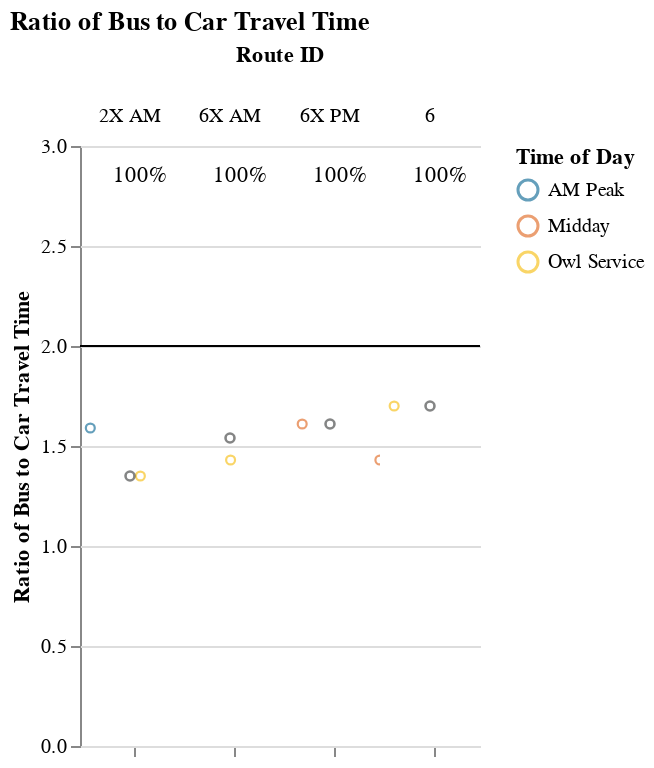
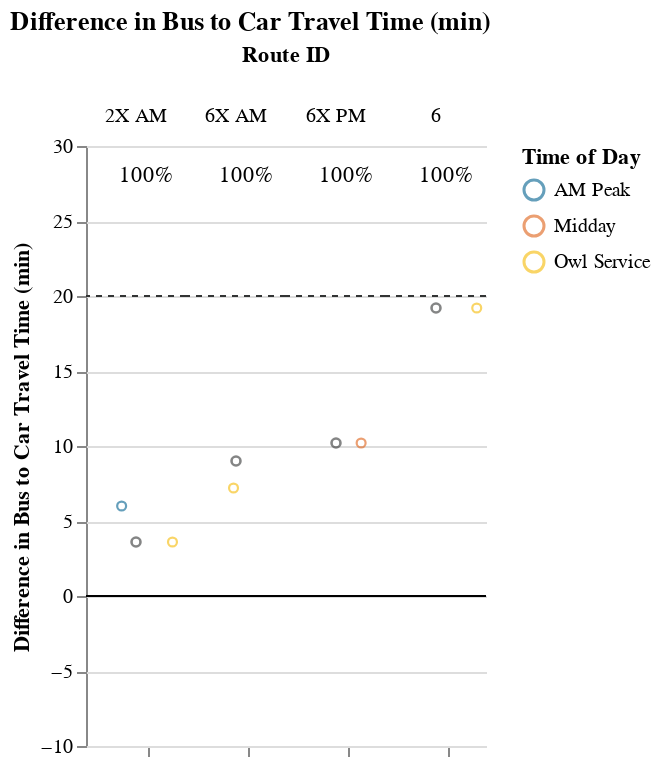

The code cell stored with these charts, in order, in its notebook:
### Markdown cell above
## Viable Competitive Routes
### Short Routes (< 1 hr)

### Code cell
route_group = "short"
display_charts_for_route_group(df, route_group)

### Figure 1 — Vega-Lite specification as saved in the notebook (floating-point values rounded to 4 significant figures)
{"config": {"view": {"continuousWidth": 400, "continuousHeight": 300, "stroke": null}, "facet": {"spacing": 0}}, "data": {"name": "data-20b8a0601e0546440e276a7d66c70933"}, "facet": {"column": {"field": "route_id2", "sort": ["2X AM", "6X AM", "6X PM", "6"], "title": "Route ID", "type": "nominal"}}, "spec": {"layer": [{"mark": "rule", "encoding": {"color": {"value": "black"}, "y": {"field": "cutoff", "type": "quantitative"}}, "selection": {"selector001": {"type": "interval", "bind": "scales", "encodings": ["x", "y"]}}}, {"mark": {"type": "point", "opacity": 0.65, "size": 20, "strokeWidth": 1.1}, "encoding": {"color": {"field": "time_of_day", "scale": {"range": ["#136C97", "#E16B26", "#F6BF16", "#00896B", "#7790A3", "#5B559C"]}, "sort": ["AM Peak", "Midday", "PM Peak", "Owl Service"], "title": "Time of Day", "type": "nominal"}, "tooltip": [{"field": "route_id2", "title": "route_id", "type": "nominal"}, {"field": "route_name", "type": "nominal"}, {"field": "trip_id", "type": "nominal"}, {"field": "service_hours", "type": "quantitative"}, {"field": "car_duration_hours", "type": "quantitative"}, {"field": "bus_multiplier", "type": "quantitative"}, {"field": "bus_difference", "type": "quantitative"}, {"field": "num_trips", "type": "quantitative"}, {"field": "num_competitive", "type": "quantitative"}, {"field": "pct_trips_competitive", "type": "quantitative"}, {"field": "pct_below_cutoff", "type": "quantitative"}, {"field": "p25", "type": "quantitative"}, {"field": "p50", "type": "quantitative"}, {"field": "p75", "type": "quantitative"}], "x": {"axis": {"grid": false, "labels": false, "ticks": true, "values": [0]}, "field": "jitter", "scale": {}, "title": null, "type": "quantitative"}, "y": {"field": "bus_multiplier", "scale": {"domain": [0, 3.0]}, "title": "Ratio of Bus to Car Travel Time", "type": "quantitative"}}, "transform": [{"calculate": "sqrt(-2*log(random()))*cos(2*PI*random())", "as": "jitter"}], "width": 50}, {"layer": [{"mark": {"type": "point", "opacity": 0.6, "size": 20, "strokeWidth": 1.3}, "encoding": {"color": {"value": "#323434"}, "y": {"field": "bus_multiplier", "type": "quantitative"}}, "transform": [{"filter": "(datum.p50_trip === 1)"}]}, {"mark": {"type": "text", "align": "center", "baseline": "middle"}, "encoding": {"color": {"value": "black"}, "text": {"field": "pct_trips_competitive", "format": ".0%", "type": "quantitative"}, "tooltip": [{"field": "route_id2", "title": "route_id", "type": "nominal"}, {"field": "route_name", "type": "nominal"}, {"field": "trip_id", "type": "nominal"}, {"field": "service_hours", "type": "quantitative"}, {"field": "car_duration_hours", "type": "quantitative"}, {"field": "bus_multiplier", "type": "quantitative"}, {"field": "bus_difference", "type": "quantitative"}, {"field": "num_trips", "type": "quantitative"}, {"field": "num_competitive", "type": "quantitative"}, {"field": "pct_trips_competitive", "type": "quantitative"}, {"field": "pct_below_cutoff", "type": "quantitative"}, {"field": "p25", "type": "quantitative"}, {"field": "p50", "type": "quantitative"}, {"field": "p75", "type": "quantitative"}], "x": {"value": 30}, "y": {"value": 15}}, "transform": [{"calculate": "sqrt(-2*log(random()))*cos(2*PI*random())", "as": "jitter"}, {"filter": "(datum.fastest_trip === 1)"}]}]}]}, "resolve": {"scale": {"y": "shared"}}, "title": "Ratio of Bus to Car Travel Time", "$schema": "https://vega.github.io/schema/vega-lite/v4.17.0.json", "datasets": {"data-20b8a0601e0546440e276a7d66c70933": [{"calitp_itp_id": 168, "trip_key": 2199239617006018366, "trip_id": "5016351", "shape_id": "45 171689", "route_id": "45", "service_hours": 0.23, "trip_first_departure_ts": 22380, "trip_last_arrival_ts": 23220, "departure_hour": 6, "time_of_day": "Owl Service", "p25": 0.24, "p50": 0.25, "p75": 0.26, "p50_trip": 1, "fastest_trip": 1, "car_duration_hours": 0.17, "competitive_route": 1, "bus_multiplier": 1.35, "bus_difference": 3.6, "num_trips": 2, "num_competitive": 2, "pct_trips_competitive": 1.0, "bus_difference_spread": 2.4, "route_group": "short", "max_trip_hrs": 0.27, "max_trip_route_group": 0.27, "below_cutoff": 2, "pct_below_cutoff": 1.0, "calitp_agency_name": "Grapeline", "caltrans_district": "10 - Stockton", "route_name": "Express 2 Morning", "route_short_name": "2X AM", "route_id2": "2X AM", "cutoff2": 20, "cutoff": 2}, {"calitp_itp_id": 168, "trip_key": 6442362743022621027, "trip_id": "7901478", "shape_id": "45 171689", "route_id": "45", "service_hours": 0.27, "trip_first_departure_ts": 27000, "trip_last_arrival_ts": 27960, "departure_hour": 7, "time_of_day": "AM Peak", "p25": 0.24, "p50": 0.25, "p75": 0.26, "p50_trip": 0, "fastest_trip": 0, "car_duration_hours": 0.17, "competitive_route": 1, "bus_multiplier": 1.59, "bus_difference": 6.0, "num_trips": 2, "num_competitive": 2, "pct_trips_competitive": 1.0, "bus_difference_spread": 2.4, "route_group": "short", "max_trip_hrs": 0.27, "max_trip_route_group": 0.27, "below_cutoff": 2, "pct_below_cutoff": 1.0, "calitp_agency_name": "Grapeline", "caltrans_district": "10 - Stockton", "route_name": "Express 2 Morning", "route_short_name": "2X AM", "route_id2": "2X AM", "cutoff2": 20, "cutoff": 2}, {"calitp_itp_id": 168, "trip_key": -133091918511425829, "trip_id": "5024867", "shape_id": "5 171692", "route_id": "5", "service_hours": 0.4, "trip_first_departure_ts": 22500, "trip_last_arrival_ts": 23940, "departure_hour": 6, "time_of_day": "Owl Service", "p25": 0.4075, "p50": 0.415, "p75": 0.4225, "p50_trip": 0, "fastest_trip": 1, "car_duration_hours": 0.28, "competitive_route": 1, "bus_multiplier": 1.43, "bus_difference": 7.2, "num_trips": 2, "num_competitive": 2, "pct_trips_competitive": 1.0, "bus_difference_spread": 1.8, "route_group": "short", "max_trip_hrs": 0.43, "max_trip_route_group": 0.43, "below_cutoff": 2, "pct_below_cutoff": 1.0, "calitp_agency_name": "Grapeline", "caltrans_district": "10 - Stockton", "route_name": "Express 6 Morning", "route_short_name": "6X AM", "route_id2": "6X AM", "cutoff2": 20, "cutoff": 2}, {"calitp_itp_id": 168, "trip_key": -3347287698096008956, "trip_id": "5024869", "shape_id": "5 171692", "route_id": "5", "service_hours": 0.43, "trip_first_departure_ts": 26400, "trip_last_arrival_ts": 27960, "departure_hour": 7, "time_of_day": "AM Peak", "p25": 0.4075, "p50": 0.415, "p75": 0.4225, "p50_trip": 1, "fastest_trip": 0, "car_duration_hours": 0.28, "competitive_route": 1, "bus_multiplier": 1.54, "bus_difference": 9.0, "num_trips": 2, "num_competitive": 2, "pct_trips_competitive": 1.0, "bus_difference_spread": 1.8, "route_group": "short", "max_trip_hrs": 0.43, "max_trip_route_group": 0.43, "below_cutoff": 2, "pct_below_cutoff": 1.0, "calitp_agency_name": "Grapeline", "caltrans_district": "10 - Stockton", "route_name": "Express 6 Morning", "route_short_name": "6X AM", "route_id2": "6X AM", "cutoff2": 20, "cutoff": 2}, {"calitp_itp_id": 168, "trip_key": -1100885806102794017, "trip_id": "5024837", "shape_id": "6 171696", "route_id": "6", "service_hours": 0.78, "trip_first_departure_ts": 23400, "trip_last_arrival_ts": 26220, "departure_hour": 6, "time_of_day": "Owl Service", "p25": 0.78, "p50": 0.78, "p75": 0.78, "p50_trip": 1, "fastest_trip": 1, "car_duration_hours": 0.46, "competitive_route": 1, "bus_multiplier": 1.7, "bus_difference": 19.2, "num_trips": 1, "num_competitive": 1, "pct_trips_competitive": 1.0, "bus_difference_spread": 0.0, "route_group": "short", "max_trip_hrs": 0.78, "max_trip_route_group": 0.78, "below_cutoff": 1, "pct_below_cutoff": 1.0, "calitp_agency_name": "Grapeline", "caltrans_district": "10 - Stockton", "route_name": null, "route_short_name": null, "route_id2": "6", "cutoff2": 20, "cutoff": 2}, {"calitp_itp_id": 168, "trip_key": -764000840965944519, "trip_id": "5024871", "shape_id": "9 171687", "route_id": "9", "service_hours": 0.4, "trip_first_departure_ts": 51600, "trip_last_arrival_ts": 53040, "departure_hour": 14, "time_of_day": "Midday", "p25": 0.4125, "p50": 0.425, "p75": 0.4375, "p50_trip": 0, "fastest_trip": 1, "car_duration_hours": 0.28, "competitive_route": 1, "bus_multiplier": 1.43, "bus_difference": 7.2, "num_trips": 2, "num_competitive": 2, "pct_trips_competitive": 1.0, "bus_difference_spread": 3.0, "route_group": "short", "max_trip_hrs": 0.45, "max_trip_route_group": 0.45, "below_cutoff": 2, "pct_below_cutoff": 1.0, "calitp_agency_name": "Grapeline", "caltrans_district": "10 - Stockton", "route_name": "Express 6 Afternoon", "route_short_name": "6X PM", "route_id2": "6X PM", "cutoff2": 20, "cutoff": 2}, {"calitp_itp_id": 168, "trip_key": -8611148177880385172, "trip_id": "5024872", "shape_id": "9 171687", "route_id": "9", "service_hours": 0.45, "trip_first_departure_ts": 53400, "trip_last_arrival_ts": 55020, "departure_hour": 14, "time_of_day": "Midday", "p25": 0.4125, "p50": 0.425, "p75": 0.4375, "p50_trip": 1, "fastest_trip": 0, "car_duration_hours": 0.28, "competitive_route": 1, "bus_multiplier": 1.61, "bus_difference": 10.2, "num_trips": 2, "num_competitive": 2, "pct_trips_competitive": 1.0, "bus_difference_spread": 3.0, "route_group": "short", "max_trip_hrs": 0.45, "max_trip_route_group": 0.45, "below_cutoff": 2, "pct_below_cutoff": 1.0, "calitp_agency_name": "Grapeline", "caltrans_district": "10 - Stockton", "route_name": "Express 6 Afternoon", "route_short_name": "6X PM", "route_id2": "6X PM", "cutoff2": 20, "cutoff": 2}]}}

### Figure 2 — Vega-Lite specification as saved in the notebook (floating-point values rounded to 4 significant figures)
{"config": {"view": {"continuousWidth": 400, "continuousHeight": 300, "stroke": null}, "facet": {"spacing": 0}}, "data": {"name": "data-e3ebafed92da8db0fb708904fd25d1d2"}, "facet": {"column": {"field": "route_id2", "sort": ["2X AM", "6X AM", "6X PM", "6"], "title": "Route ID", "type": "nominal"}}, "spec": {"layer": [{"mark": "rule", "encoding": {"color": {"value": "black"}, "y": {"field": "cutoff", "type": "quantitative"}}, "selection": {"selector002": {"type": "interval", "bind": "scales", "encodings": ["x", "y"]}}}, {"mark": {"type": "rule", "strokeDash": [3, 3]}, "encoding": {"color": {"value": "#323434"}, "y": {"field": "cutoff2", "type": "quantitative"}}}, {"mark": {"type": "point", "opacity": 0.65, "size": 20, "strokeWidth": 1.1}, "encoding": {"color": {"field": "time_of_day", "scale": {"range": ["#136C97", "#E16B26", "#F6BF16", "#00896B", "#7790A3", "#5B559C"]}, "sort": ["AM Peak", "Midday", "PM Peak", "Owl Service"], "title": "Time of Day", "type": "nominal"}, "tooltip": [{"field": "route_id2", "title": "route_id", "type": "nominal"}, {"field": "route_name", "type": "nominal"}, {"field": "trip_id", "type": "nominal"}, {"field": "service_hours", "type": "quantitative"}, {"field": "car_duration_hours", "type": "quantitative"}, {"field": "bus_multiplier", "type": "quantitative"}, {"field": "bus_difference", "type": "quantitative"}, {"field": "num_trips", "type": "quantitative"}, {"field": "num_competitive", "type": "quantitative"}, {"field": "pct_trips_competitive", "type": "quantitative"}, {"field": "pct_below_cutoff", "type": "quantitative"}, {"field": "p25", "type": "quantitative"}, {"field": "p50", "type": "quantitative"}, {"field": "p75", "type": "quantitative"}], "x": {"axis": {"grid": false, "labels": false, "ticks": true, "values": [0]}, "field": "jitter", "scale": {}, "title": null, "type": "quantitative"}, "y": {"field": "bus_difference", "scale": {"domain": [-5, 25.0]}, "title": "Difference in Bus to Car Travel Time (min)", "type": "quantitative"}}, "transform": [{"calculate": "sqrt(-2*log(random()))*cos(2*PI*random())", "as": "jitter"}], "width": 50}, {"layer": [{"mark": {"type": "point", "opacity": 0.6, "size": 20, "strokeWidth": 1.3}, "encoding": {"color": {"value": "#323434"}, "y": {"field": "bus_difference", "type": "quantitative"}}, "transform": [{"filter": "(datum.p50_trip === 1)"}]}, {"mark": {"type": "text", "align": "center", "baseline": "middle"}, "encoding": {"color": {"value": "black"}, "text": {"field": "pct_trips_competitive", "format": ".0%", "type": "quantitative"}, "tooltip": [{"field": "route_id2", "title": "route_id", "type": "nominal"}, {"field": "route_name", "type": "nominal"}, {"field": "trip_id", "type": "nominal"}, {"field": "service_hours", "type": "quantitative"}, {"field": "car_duration_hours", "type": "quantitative"}, {"field": "bus_multiplier", "type": "quantitative"}, {"field": "bus_difference", "type": "quantitative"}, {"field": "num_trips", "type": "quantitative"}, {"field": "num_competitive", "type": "quantitative"}, {"field": "pct_trips_competitive", "type": "quantitative"}, {"field": "pct_below_cutoff", "type": "quantitative"}, {"field": "p25", "type": "quantitative"}, {"field": "p50", "type": "quantitative"}, {"field": "p75", "type": "quantitative"}], "x": {"value": 30}, "y": {"value": 15}}, "transform": [{"calculate": "sqrt(-2*log(random()))*cos(2*PI*random())", "as": "jitter"}, {"filter": "(datum.fastest_trip === 1)"}]}]}]}, "resolve": {"scale": {"y": "shared"}}, "title": "Difference in Bus to Car Travel Time (min)", "$schema": "https://vega.github.io/schema/vega-lite/v4.17.0.json", "datasets": {"data-e3ebafed92da8db0fb708904fd25d1d2": [{"calitp_itp_id": 168, "trip_key": 2199239617006018366, "trip_id": "5016351", "shape_id": "45 171689", "route_id": "45", "service_hours": 0.23, "trip_first_departure_ts": 22380, "trip_last_arrival_ts": 23220, "departure_hour": 6, "time_of_day": "Owl Service", "p25": 0.24, "p50": 0.25, "p75": 0.26, "p50_trip": 1, "fastest_trip": 1, "car_duration_hours": 0.17, "competitive_route": 1, "bus_multiplier": 1.35, "bus_difference": 3.6, "num_trips": 2, "num_competitive": 2, "pct_trips_competitive": 1.0, "bus_difference_spread": 2.4, "route_group": "short", "max_trip_hrs": 0.27, "max_trip_route_group": 0.27, "below_cutoff": 2, "pct_below_cutoff": 1.0, "calitp_agency_name": "Grapeline", "caltrans_district": "10 - Stockton", "route_name": "Express 2 Morning", "route_short_name": "2X AM", "route_id2": "2X AM", "cutoff2": 20, "cutoff": 0}, {"calitp_itp_id": 168, "trip_key": 6442362743022621027, "trip_id": "7901478", "shape_id": "45 171689", "route_id": "45", "service_hours": 0.27, "trip_first_departure_ts": 27000, "trip_last_arrival_ts": 27960, "departure_hour": 7, "time_of_day": "AM Peak", "p25": 0.24, "p50": 0.25, "p75": 0.26, "p50_trip": 0, "fastest_trip": 0, "car_duration_hours": 0.17, "competitive_route": 1, "bus_multiplier": 1.59, "bus_difference": 6.0, "num_trips": 2, "num_competitive": 2, "pct_trips_competitive": 1.0, "bus_difference_spread": 2.4, "route_group": "short", "max_trip_hrs": 0.27, "max_trip_route_group": 0.27, "below_cutoff": 2, "pct_below_cutoff": 1.0, "calitp_agency_name": "Grapeline", "caltrans_district": "10 - Stockton", "route_name": "Express 2 Morning", "route_short_name": "2X AM", "route_id2": "2X AM", "cutoff2": 20, "cutoff": 0}, {"calitp_itp_id": 168, "trip_key": -133091918511425829, "trip_id": "5024867", "shape_id": "5 171692", "route_id": "5", "service_hours": 0.4, "trip_first_departure_ts": 22500, "trip_last_arrival_ts": 23940, "departure_hour": 6, "time_of_day": "Owl Service", "p25": 0.4075, "p50": 0.415, "p75": 0.4225, "p50_trip": 0, "fastest_trip": 1, "car_duration_hours": 0.28, "competitive_route": 1, "bus_multiplier": 1.43, "bus_difference": 7.2, "num_trips": 2, "num_competitive": 2, "pct_trips_competitive": 1.0, "bus_difference_spread": 1.8, "route_group": "short", "max_trip_hrs": 0.43, "max_trip_route_group": 0.43, "below_cutoff": 2, "pct_below_cutoff": 1.0, "calitp_agency_name": "Grapeline", "caltrans_district": "10 - Stockton", "route_name": "Express 6 Morning", "route_short_name": "6X AM", "route_id2": "6X AM", "cutoff2": 20, "cutoff": 0}, {"calitp_itp_id": 168, "trip_key": -3347287698096008956, "trip_id": "5024869", "shape_id": "5 171692", "route_id": "5", "service_hours": 0.43, "trip_first_departure_ts": 26400, "trip_last_arrival_ts": 27960, "departure_hour": 7, "time_of_day": "AM Peak", "p25": 0.4075, "p50": 0.415, "p75": 0.4225, "p50_trip": 1, "fastest_trip": 0, "car_duration_hours": 0.28, "competitive_route": 1, "bus_multiplier": 1.54, "bus_difference": 9.0, "num_trips": 2, "num_competitive": 2, "pct_trips_competitive": 1.0, "bus_difference_spread": 1.8, "route_group": "short", "max_trip_hrs": 0.43, "max_trip_route_group": 0.43, "below_cutoff": 2, "pct_below_cutoff": 1.0, "calitp_agency_name": "Grapeline", "caltrans_district": "10 - Stockton", "route_name": "Express 6 Morning", "route_short_name": "6X AM", "route_id2": "6X AM", "cutoff2": 20, "cutoff": 0}, {"calitp_itp_id": 168, "trip_key": -1100885806102794017, "trip_id": "5024837", "shape_id": "6 171696", "route_id": "6", "service_hours": 0.78, "trip_first_departure_ts": 23400, "trip_last_arrival_ts": 26220, "departure_hour": 6, "time_of_day": "Owl Service", "p25": 0.78, "p50": 0.78, "p75": 0.78, "p50_trip": 1, "fastest_trip": 1, "car_duration_hours": 0.46, "competitive_route": 1, "bus_multiplier": 1.7, "bus_difference": 19.2, "num_trips": 1, "num_competitive": 1, "pct_trips_competitive": 1.0, "bus_difference_spread": 0.0, "route_group": "short", "max_trip_hrs": 0.78, "max_trip_route_group": 0.78, "below_cutoff": 1, "pct_below_cutoff": 1.0, "calitp_agency_name": "Grapeline", "caltrans_district": "10 - Stockton", "route_name": null, "route_short_name": null, "route_id2": "6", "cutoff2": 20, "cutoff": 0}, {"calitp_itp_id": 168, "trip_key": -764000840965944519, "trip_id": "5024871", "shape_id": "9 171687", "route_id": "9", "service_hours": 0.4, "trip_first_departure_ts": 51600, "trip_last_arrival_ts": 53040, "departure_hour": 14, "time_of_day": "Midday", "p25": 0.4125, "p50": 0.425, "p75": 0.4375, "p50_trip": 0, "fastest_trip": 1, "car_duration_hours": 0.28, "competitive_route": 1, "bus_multiplier": 1.43, "bus_difference": 7.2, "num_trips": 2, "num_competitive": 2, "pct_trips_competitive": 1.0, "bus_difference_spread": 3.0, "route_group": "short", "max_trip_hrs": 0.45, "max_trip_route_group": 0.45, "below_cutoff": 2, "pct_below_cutoff": 1.0, "calitp_agency_name": "Grapeline", "caltrans_district": "10 - Stockton", "route_name": "Express 6 Afternoon", "route_short_name": "6X PM", "route_id2": "6X PM", "cutoff2": 20, "cutoff": 0}, {"calitp_itp_id": 168, "trip_key": -8611148177880385172, "trip_id": "5024872", "shape_id": "9 171687", "route_id": "9", "service_hours": 0.45, "trip_first_departure_ts": 53400, "trip_last_arrival_ts": 55020, "departure_hour": 14, "time_of_day": "Midday", "p25": 0.4125, "p50": 0.425, "p75": 0.4375, "p50_trip": 1, "fastest_trip": 0, "car_duration_hours": 0.28, "competitive_route": 1, "bus_multiplier": 1.61, "bus_difference": 10.2, "num_trips": 2, "num_competitive": 2, "pct_trips_competitive": 1.0, "bus_difference_spread": 3.0, "route_group": "short", "max_trip_hrs": 0.45, "max_trip_route_group": 0.45, "below_cutoff": 2, "pct_below_cutoff": 1.0, "calitp_agency_name": "Grapeline", "caltrans_district": "10 - Stockton", "route_name": "Express 6 Afternoon", "route_short_name": "6X PM", "route_id2": "6X PM", "cutoff2": 20, "cutoff": 0}]}}
